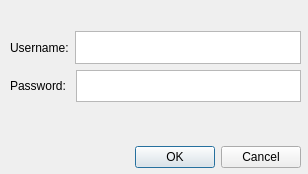
<?xml version="1.0" encoding="UTF-8"?>
<ui version="4.0">
 <class>LoginWindow</class>
 <widget class="QDialog" name="LoginWindow">
  <property name="geometry">
   <rect>
    <x>0</x>
    <y>0</y>
    <width>308</width>
    <height>174</height>
   </rect>
  </property>
  <property name="windowTitle">
   <string>Dialog</string>
  </property>
  <widget class="QDialogButtonBox" name="buttonBox">
   <property name="geometry">
    <rect>
     <x>80</x>
     <y>142</y>
     <width>221</width>
     <height>31</height>
    </rect>
   </property>
   <property name="orientation">
    <enum>Qt::Horizontal</enum>
   </property>
   <property name="standardButtons">
    <set>QDialogButtonBox::Cancel|QDialogButtonBox::Ok</set>
   </property>
  </widget>
  <widget class="QWidget" name="verticalLayoutWidget">
   <property name="geometry">
    <rect>
     <x>10</x>
     <y>31</y>
     <width>291</width>
     <height>71</height>
    </rect>
   </property>
   <layout class="QVBoxLayout" name="verticalLayout_2">
    <item>
     <layout class="QHBoxLayout" name="horizontalLayout_2">
      <item>
       <widget class="QLabel" name="label_2">
        <property name="text">
         <string>Username:</string>
        </property>
       </widget>
      </item>
      <item>
       <widget class="QTextEdit" name="textEdit"/>
      </item>
     </layout>
    </item>
    <item>
     <layout class="QHBoxLayout" name="horizontalLayout">
      <item>
       <widget class="QLabel" name="label">
        <property name="text">
         <string>Password: </string>
        </property>
       </widget>
      </item>
      <item>
       <widget class="QTextEdit" name="textEdit_2"/>
      </item>
     </layout>
    </item>
   </layout>
  </widget>
 </widget>
 <resources/>
 <connections>
  <connection>
   <sender>buttonBox</sender>
   <signal>accepted()</signal>
   <receiver>LoginWindow</receiver>
   <slot>accept()</slot>
   <hints>
    <hint type="sourcelabel">
     <x>248</x>
     <y>254</y>
    </hint>
    <hint type="destinationlabel">
     <x>157</x>
     <y>274</y>
    </hint>
   </hints>
  </connection>
  <connection>
   <sender>buttonBox</sender>
   <signal>rejected()</signal>
   <receiver>LoginWindow</receiver>
   <slot>reject()</slot>
   <hints>
    <hint type="sourcelabel">
     <x>316</x>
     <y>260</y>
    </hint>
    <hint type="destinationlabel">
     <x>286</x>
     <y>274</y>
    </hint>
   </hints>
  </connection>
 </connections>
</ui>
